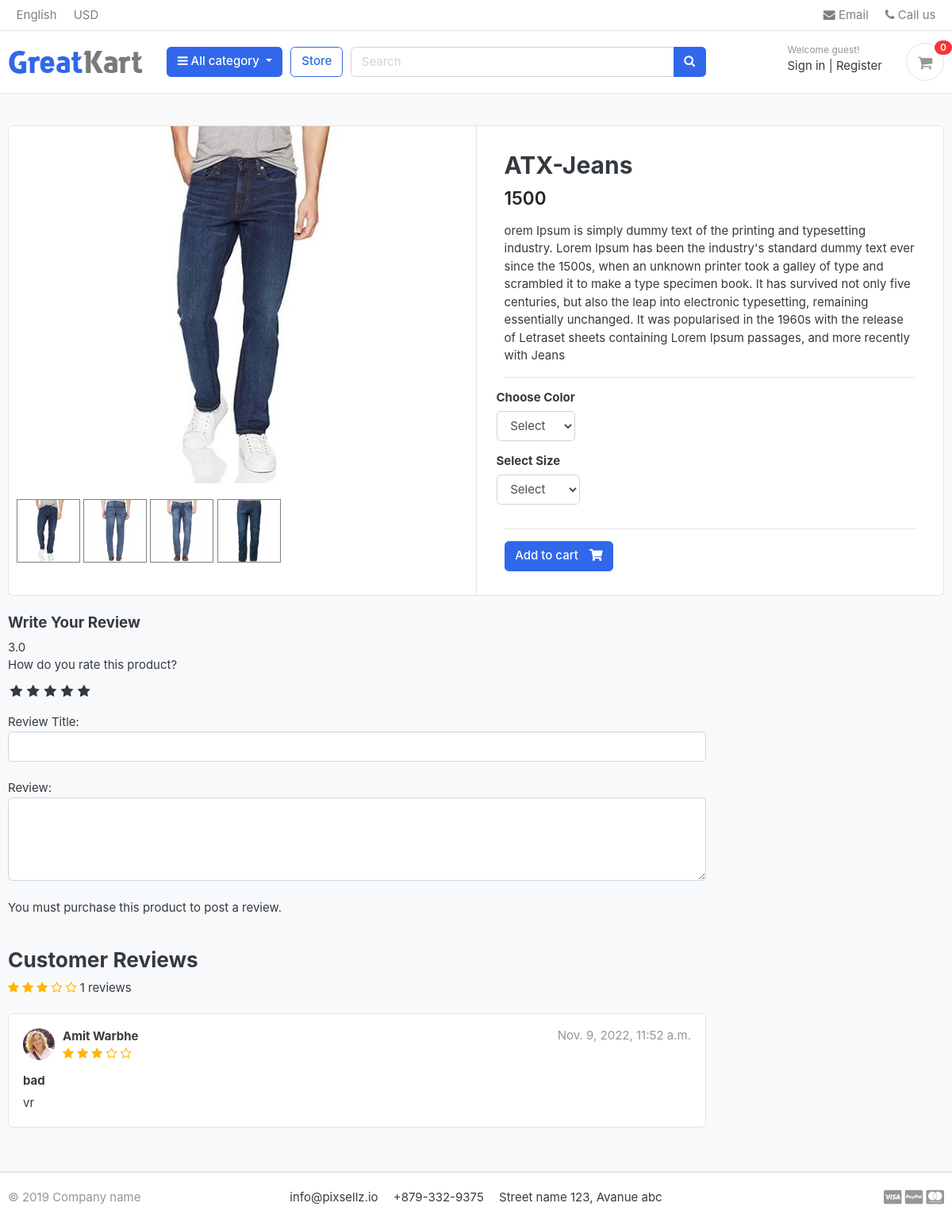
/store/category/jeans/atx-jeans/, run on the app's committed database.
### store/models.py (models this page shows, shortened)
class Product(models.Model):
    product_name  = models.CharField(max_length=200,unique=True)
    slug          = models.SlugField(max_length=200,unique=True)
    description   = models.TextField(max_length=500,blank=True)
    price         = models.IntegerField()
    images        = models.ImageField(upload_to='photos/products')
    stock         = models.IntegerField()
    is_available  = models.BooleanField(default=True)
    category      = models.ForeignKey(Category,on_delete=models.CASCADE)
    created_date  = models.DateTimeField(auto_now_add=True)
    modified_date = models.DateTimeField(auto_now=True)
    def averageReview(self):
        reviews = ReviewRating.objects.filter(product=self, status=True).aggregate(average=Avg('rating'))
        avg = 0
        if reviews['average'] is not None:
            avg = float(reviews['average'])
        return avg
    def countReview(self):
        reviews = ReviewRating.objects.filter(product=self, status=True).aggregate(count=Count('id'))
        count = 0
        if reviews['count'] is not None:
            count = int(reviews['count'])
        return count

class ProductGallery(models.Model):
    product = models.ForeignKey(Product, default=None, on_delete=models.CASCADE)
    image = models.ImageField(upload_to='store/products', max_length=255)
    class Meta:
        verbose_name = 'productgallery'
        verbose_name_plural = 'product gallery'

class ReviewRating(models.Model):
    product = models.ForeignKey(Product, on_delete=models.CASCADE)
    user = models.ForeignKey(Account, on_delete=models.CASCADE)
    subject = models.CharField(max_length=100, blank=True)
    review = models.TextField(max_length=500, blank=True)
    rating = models.FloatField()
    ip = models.CharField(max_length=20, blank=True)
    status = models.BooleanField(default=True)
    created_at = models.DateTimeField(auto_now_add=True)
    updated_at = models.DateTimeField(auto_now=True)

### accounts/models.py (models this page shows, shortened)
class Account(AbstractBaseUser):
    first_name = models.CharField(max_length=50)
    last_name = models.CharField(max_length=50)
    username = models.CharField(max_length=50,unique=True)
    email = models.EmailField(max_length=100,unique=True)
    phone_number = models.CharField(max_length=50)
    date_joined = models.DateTimeField(auto_now_add=True)
    last_login = models.DateTimeField(auto_now_add=True)
    is_admin = models.BooleanField(default=False)
    is_staff = models.BooleanField(default=False)
    is_active = models.BooleanField(default=False)
    is_superadmin = models.BooleanField(default=False)
    USERNAME_FIELD = "email"
    REQUIRED_FIELDS = ["username","first_name","last_name"]
    objects = MyAccountManager()
    def full_name(self):
        return f'{self.first_name} {self.last_name}'

### store/views.py (the view)
# urls.py: path('category/<slug:category_slug>/<slug:product_slug>/',views.product_detail,name='product_detail'),
def product_detail(request,category_slug,product_slug):
  try:
    single_product = Product.objects.get(category__slug=category_slug,slug=product_slug)
    in_cart = CartItem.objects.filter(cart__cart_id=_cart_id(request),product=single_product).exists()
  except Exception as e :
    raise e
  if request.user.is_authenticated:
      try:
          orderproduct = OrderProduct.objects.filter(user=request.user, product_id=single_product.id).exists()
      except OrderProduct.DoesNotExist:
          orderproduct = None
  else:
      orderproduct = None
  reviews = ReviewRating.objects.filter(product_id=single_product.id, status=True)
  product_gallery = ProductGallery.objects.filter(product_id=single_product.id)
  context = {
    'single_product': single_product,
    'in_cart'       : in_cart,
    'orderproduct': orderproduct,
    'reviews': reviews,
    'product_gallery': product_gallery,
  }
  return render(request,'store/product_detail.html',context)

### carts/context_processors.py (called while the page is built)
def counter(request):
    cart_count = 0
    if 'admin' in request.path:
        return {}
    else:
        try:
            cart = Cart.objects.filter(cart_id=_cart_id(request))
            if request.user.is_authenticated:
                cart_items = CartItem.objects.all().filter(user=request.user)
            else:
                cart_items = CartItem.objects.all().filter(cart=cart[:1])
            for cart_item in cart_items:
                cart_count += cart_item.quantity
        except Cart.DoesNotExist:
            cart_count = 0
    return dict(cart_count=cart_count)

### carts/views.py (called while the page is built)
def _cart_id(request):
    cart = request.session.session_key
    if not cart:
        cart =request.session.create()
    return cart

### category/context_processors.py (called while the page is built)
def menu_links(request):
    links = Category.objects.all()
    return dict(links=links)

### category/models.py (called while the page is built)
    def get_url(self):
        return reverse('products_by_category',args=[self.slug])

### store/models.py (called while the page is built)
    def colors(self):
        return super(VariationManager,self).filter(variation_category="color",is_active=True)

    def sizes(self):
        return super(VariationManager,self).filter(variation_category="size",is_active=True)

### templates/store/product_detail.html (shortened to what this page needs)
{% extends 'base.html' %}
{% load static %}
{% block content %}
<section class="section-content padding-y bg">
    <div class="container">
    <div class="card">
        <div class="row no-gutters">
            <aside class="col-md-6">
    <article class="gallery-wrap">
        <div class="img-big-wrap mainImage">
            <center><img src="{{ single_product.images.url }}"></center>
        </div>
    </article>
    <ul class="thumb">
        <li>
            <a href="{{ single_product.images.url }}" target="mainImage"><img src="{{ single_product.images.url }}" alt="Product Image"></a>
            {% for i in product_gallery %}
            <a href="{{i.image.url}}" target="mainImage"><img src="{{i.image.url}}" alt="Product Image"></a>
            {% endfor %}
        </li>
    </ul>
    </aside>
    <main class="col-md-6 border-left">
  <form action="{% url 'add_cart' single_product.id %}" method="POST">
    <article class="content-body">
    <h2 class="title">{{ single_product.product_name }}</h2>
    <div class="mb-3">
        <var class="price h4">{{single_product.price}}</var>
    </div>
    <p>{{single_product.description}}</p>
    <hr>
        <div class="row">
            <div class="item-option-select">
                <h6>Choose Color</h6>
                  <select name="color" class="form-control" required>
                    <option value="" disabled selected>Select</option>
                  </select>
            </div>
        </div>
        <div class="row">
            <div class="item-option-select">
                <h6>Select Size</h6>
                <select name="size" class="form-control">
                <option value="" disabled selected>Select</option>
                </select>
            </div>
        </div>
        <hr>
        {% if single_product.stock <= 0 %}
        <h5 class="text-danger">Out of Stock</h5>
        {% else %}
        <button type="submit"  class="btn btn-primary"><span class="text">Add to cart</span> <i class="fas fa-shopping-cart"></i></button>
        {% endif %}
    </article>
  </form>
            </main>
        </div>
    </div>
    <br>
    <div class="row">
        <div class="col-md-9">
            <form action="{% url 'submit_review' single_product.id %}" method="POST">
			<h5>Write Your Review</h5>
            {{single_product.averageReview}}
			<div>
                <label>How do you rate this product?</label>
                <br>
                <div class="rate">
                    <input type="radio" name="rating" id="rating10" value="5" required /><label for="rating10" title="5"></label>
                    <input type="radio" name="rating" id="rating8" value="4" required /><label for="rating8" title="4"></label>
                    <input type="radio" name="rating" id="rating6" value="3" required /><label for="rating6" title="3"></label>
                    <input type="radio" name="rating" id="rating4" value="2" required /><label for="rating4" title="2"></label>
                    <input type="radio" name="rating" id="rating2" value="1" required /><label for="rating2" title="1"></label>
                </div>
                <br>
                Review Title:
                <input type="text" class="form-control" name="subject">
                <br>
                Review:
                <textarea name="review" rows="4" class="form-control"></textarea>
                <br>
                {% if user.is_authenticated %}
                {% if orderproduct %}
                <input type="submit" value="Submit Review" class="btn btn-primary">
                {% else %}
                {% endif %}
                {% else %}
				<p>You must purchase this product to post a review.</p>
				{% endif %}
                </div>
            </form>
        <br>
        <header class="section-heading">
            <h3>Customer Reviews </h3>
            <div class="rating-star">
            <span>
                <i class="fa fa-star{% if single_product.averageReview < 0.5 %}-o{% elif single_product.averageReview >= 0.5 and single_product.averageReview < 1 %}-half-o {% endif %}" aria-hidden="true"></i>
                <i class="fa fa-star{% if single_product.averageReview < 1.5 %}-o{% elif single_product.averageReview >= 1.5 and single_product.averageReview < 2 %}-half-o {% endif %}" aria-hidden="true"></i>
                <i class="fa fa-star{% if single_product.averageReview < 2.5 %}-o{% elif single_product.averageReview >= 2.5 and single_product.averageReview < 3 %}-half-o {% endif %}" aria-hidden="true"></i>
                <i class="fa fa-star{% if single_product.averageReview < 3.5 %}-o{% elif single_product.averageReview >= 3.5 and single_product.averageReview < 4 %}-half-o {% endif %}" aria-hidden="true"></i>
                <i class="fa fa-star{% if single_product.averageReview < 4.5 %}-o{% elif single_product.averageReview >= 4.5 and single_product.averageReview < 5 %}-half-o {% endif %}" aria-hidden="true"></i>
        <span>{{single_product.countReview}} reviews</span>
                </span>
            </div>
        </header>
        {% for review in reviews %}
        <article class="box mb-3">
            <div class="icontext w-100">
                <img src="{% static './images/avatars/avatar1.jpg' %}" class="img-xs icon rounded-circle">
                <div class="text">
                    <span class="date text-muted float-md-right">{{review.updated_at}}</span>
                    <h6 class="mb-1">{{review.user.full_name}}</h6>
                    <div class="rating-star">
                        <span>
                            <i class="fa fa-star{% if review.rating == 0.5 %}-half-o{% elif review.rating < 1 %}-o {% endif %}" aria-hidden="true"></i>
                            <i class="fa fa-star{% if review.rating == 1.5 %}-half-o{% elif review.rating < 2 %}-o {% endif %}" aria-hidden="true"></i>
                            <i class="fa fa-star{% if review.rating == 2.5 %}-half-o{% elif review.rating < 3 %}-o {% endif %}" aria-hidden="true"></i>
                            <i class="fa fa-star{% if review.rating == 3.5 %}-half-o{% elif review.rating < 4 %}-o {% endif %}" aria-hidden="true"></i>
                            <i class="fa fa-star{% if review.rating == 4.5 %}-half-o{% elif review.rating < 5 %}-o {% endif %}" aria-hidden="true"></i>
                        </span>
                    </div>
                </div>
            </div>
            <div class="mt-3">
                <h6>{{review.subject}}</h6>
                <p>
                    {{review.review}}
                </p>
            </div>
        </article>
        {% endfor %}
        </div>
    </div>
    </div>
    </section>
    </body>
    </html>
{% endblock %}

### static/css/ui.css (style rules this page uses)
html { font-family: "Inter", sans-serif; font-size: 15px; }
.content-body { flex: 1 1 auto; padding: 2rem 2.3rem; }
.img-xs, .img-sm, .img-md, .img-lg { -o-object-fit: cover; object-fit: cover; flex-shrink: 0; flex-grow: 0; }
.img-xs { width: 40px; height: 40px; }
.padding-y { padding-top: 40px; padding-bottom: 40px; }
var { font-style: normal; }
article:after, .form-group:after { display: block; clear: both; content: ""; }
.bg { background-color: #f8f9fa; }
.section-heading { margin-bottom: 20px; margin-top: 15px; }
p:last-child { margin-bottom: 0; }
.btn .text + i { margin-left: 10px; }
.icontext { display: inline-flex; align-items: center; vertical-align: middle; }
.icontext .text { width: 100%; line-height: 1.2; }
.icontext .icon { position: relative; margin-right: 10px; flex-shrink: 0; flex-grow: 0; }
.price { font-weight: 600; color: #212529; }
.box { padding: 18px; background: #fff; border-radius: 0.37rem; border: 1px solid #e4e4e4; }
.box img { max-width: 100%; }
.gallery-wrap .img-big-wrap { margin-bottom: 10px; border-radius: 0.37rem; overflow: hidden; background-color: #fff; }
.gallery-wrap .img-big-wrap img { height: 450px; width: auto; display: inline-block; }
.item-option-select { margin-bottom: 1rem; display: inline-block; margin-right: 15px; }

### static/css/custom.css (style rules this page uses)
.rate { display: inline-block;; border: 0; }
.rate > label { float: right; }
.rate > label:before { display: inline-block; font-size: 1.1rem; font-family: FontAwesome; content: "\f005"; margin:0; padding:0.3rem .2rem; cursor: pointer; }
.rating-star i { color: #ffb503 !important; }
ul.thumb { margin:0 auto; padding: 0; float: left; }
ul.thumb li { list-style: none; margin: 10px; }
ul.thumb li img { width: 80px; height: 80px; border: 1px solid grey; }

### data on the page
Product: images (picture), product_name "ATX-Jeans", price "1500", description "orem Ipsum is simply dummy text of the printing and typesetting industry. Lorem Ipsum has been the industry's standard dummy text ever since the 1500s, when an unknown printer took a galley of type and scrambled it to make a type specimen book. It has survived not only five centuries, but also the leap into electronic typesetting, remaining essentially unchanged. It was popularised in the 1960s with the release of Letraset sheets containing Lorem Ipsum passages, and more recently with Jeans", averageReview "3.0", countReview "1"
ProductGallery: image (picture)
ProductGallery: image (picture)
ProductGallery: image (picture)
ReviewRating: updated_at "Nov. 9, 2022, 11:52 a.m.", user.full_name "Amit Warbhe", subject "bad", review "vr"

### other printed values
{{ cart_count }} "0"
